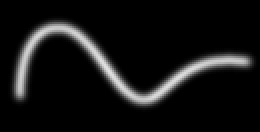
%> input picture Example_Data/Bend.tif, 130 x 66 px (shown 2 times larger)
$ octave --eval "result = skel_coordinates(imread('../Example_Data/Bend.tif'));"   (GNU Octave 9; MATLAB toolbox functions it lacks are replaced by stand-ins)
%> lines starting %> are read from the running program, lines starting %| are printed output that depends on the picture; in (x1, y1, x2, y2) boxes, pixels count from 0 and x2, y2 are one past the last pixel; in counts of white or black regions, pixels touching at a corner belong together; the program's own positions count from 1
%%Function to return the coordinates of the skeletonized image
function obj=skel_coordinates(bw)
    smoothingparam=0.95;
    ends=bwmorph(bw,'endpoints');
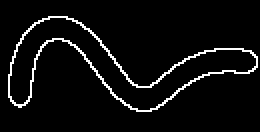
%> ends: size 66x130 logical (shown 2 times larger); 5.2% white in thin lines or dots, all inside (x1, y1, x2, y2) = (4, 8, 129, 56)
    n_end=sum(ends(:)==1);
%> n_end = 450
%     fprintf('number of end points=%d\n',n_end);
    [endx,endy]=find(ends==1);
%> endx = 450 values from 9 to 56; endy = 450 values from 5 to 129
    obj.ends(:,1)=endx;obj.ends(:,2)=endy;
    branchpoints=bwmorph(bw,'branchpoints');
%> branchpoints: size 66x130 logical; every value is 0
    n_branchpoint=sum(branchpoints(:)==1);
%> n_branchpoint = 0
%     fprintf('number of branch points=%d\n',n_branchpoint);
    if n_branchpoint~=0
        [brx,bry]=find(branchpoints==1);
        obj.brpts(:,1)=brx;obj.brpts(:,2)=bry;
        bdil=imdilate(branchpoints,strel('square',3));
        bwdil=bw-bdil;
        bwdil=imbinarize(bwdil);
        n_branch=n_branchpoint-1;
        n_tip=n_end;
        n_total=n_branch+n_end;
        cc=bwconncomp(bwdil);
    else
        bwdil=imbinarize(double(bw));
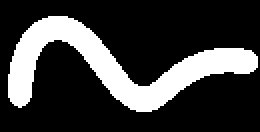
%> bwdil: size 66x130 logical (shown 2 times larger); 23.8% white; 1 white region, box (x1, y1, x2, y2) and area: (4, 8, 129, 56) 2038
        cc=bwconncomp(bwdil); %% if there is no branchpoint
%> cc = 1 connected component
        n_branch=0;
        n_tip=n_end-1;
%> n_tip = 449
        n_total=n_tip;
%> n_total = 449
    end
    %     stats=regionprops(cc,'Area','PixelList');
    pic_tips=zeros(size(bw));
    warning off
    k=0;
    for ii=1:n_tip
        k=k+1;
        tpic = bwselect(bwdil,endy(ii),endx(ii),8);
        pic_tips=pic_tips+tpic;
        tpic=tpic+branchpoints;
        tpic=bwmorph(tpic,'bridge');
        tpic=bwmorph(tpic,'close');
        tpic=bwmorph(tpic,'thin','inf');
        chain=create_chain(tpic);
        skel_coor{k}=chain;
         skel_coorsmooth{k}=fit_smoothingspline(skel_coor{k}(:,1),skel_coor{k}(:,2));
%           skel_coorsmooth{k}=fit_Poly(skel_coor{k}(:,1),skel_coor{k}(:,2));
%          plot(skel_coor{k}(:,1),skel_coor{k}(:,2),'.-')
%          plot(skel_coorsmooth{k}(:,1),skel_coorsmooth{k}(:,2),'or')
        obj.type(k)=1;
        clear var statt
    end
%> this loop made 1 pass
%> k on pass 1: 1
    pic_br=imbinarize(bwdil-pic_tips);
    cc = bwconncomp(pic_br);
    for i=1:n_branch
        k=k+1;
        brpic = ismember(labelmatrix(cc), i);
        brpic=brpic+branchpoints;
        brpic=bwmorph(brpic,'bridge');
        brpic=bwmorph(brpic,'close');
        brpic=bwmorph(brpic,'thin','inf');
        chain=create_chain(brpic);
        skel_coor{k}=chain;
         skel_coorsmooth{k}=fit_smoothingspline(skel_coor{k}(:,1),skel_coor{k}(:,2));
%         plot(skel_coor{k}(:,1),skel_coor{k}(:,2),'.-')
%           plot(skel_coorsmooth{k}(:,1),skel_coorsmooth{k}(:,2),'or')
        obj.type(k)=2;
        clear var statb
    end

    obj.n_end=n_end;
    obj.n_branch=n_branch;
    obj.n_branchpoint=n_branchpoint;
    obj.n_tip=n_tip;
    obj_n_total=n_total;
    obj.skel=skel_coor;
    obj.skelsmooth=skel_coorsmooth;

end
%> (the run ends here)
